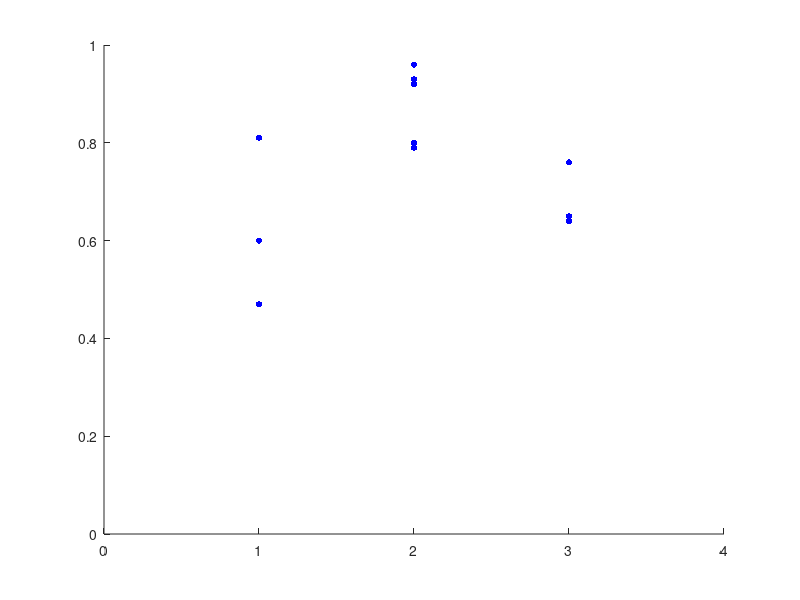

MATLAB code for this plot: (Note: this script raises an error after producing the figure.)
%spatial correlation scatter plot 

img24 = [0.60, 0.81, 0.47];
img25 = [0.93, 0.96, 0.80, 0.92, 0.79, 0.80];
img27 = [0.76, 0.65, 0.64];
%img28 = 

valuesY = [img24, img25, img27];
categoriesX = [1, 1, 1, 2, 2, 2, 2, 2, 2, 3, 3, 3];

corr = scatter( categoriesX, valuesY, 20, 'b', 'filled')
xlim([0 4]);
ylim([0 1]);
corr.XTick = [0 1 2 3 4];

%% DISTANCE FINDER
for i = 1: cluster25.num_cluster;
xx = reshape(cluster25.roi_mask(i,:),50,50);
[row, column] = find(xx);
avgR = mean(row)
avgC = mean(column)
hold on; plot(avgC,avgR, 'w')
R(i) = avgR;
C(i) = avgC; 
end

d = [];
d = sqrt((C(4)-C(3))^2+(R(4)-R(3))^2)

D_C_img24 = [11.2, 0.61; 9.2, 0.81; 18.9, 0.47]   %3
D_C_img25 = [7.5, 0.93; 9.8, 0.97; 17.2, 0.80; 13.0, 0.92; 12.1, 0.79; 14.8, 0.80]    %6
D_C_img27 = [ 13.0, 0.76; 15.7, 0.65; 10.0, 0.64]    %3

D_C_img24(:,1) = D_C_img24(:,1)/0.01325
D_C_img25(:,1) = D_C_img25(:,1)/0.01325
D_C_img27(:,1) = D_C_img27(:,1)/0.01325

figure;
hold on
scatter(D_C_img24(:,1)', D_C_img24(:,2)', 'or', 'fill')
scatter(D_C_img25(:,1)', D_C_img25(:,2)', 'b', 'fill')
scatter(D_C_img27(:,1)', D_C_img27(:,2)', 'm', 'fill')
xlabel('distance')
ylabel('correlation')
ylim([0 1])
xlim([0 1500])

x = -.1:.1:1;
y = x;
 plot(x,y,'k')
 
 
 
 %% ROI EXAMPLE TRACE

 hold on
 for i = 1:cluster.num_cluster;
    plot(cluster.roi_position{i}(:,1), cluster.roi_position{i}(:,2), 'w',...
        'LineWidth',2)
 end 
 
 
 
 
 
 
 
 
